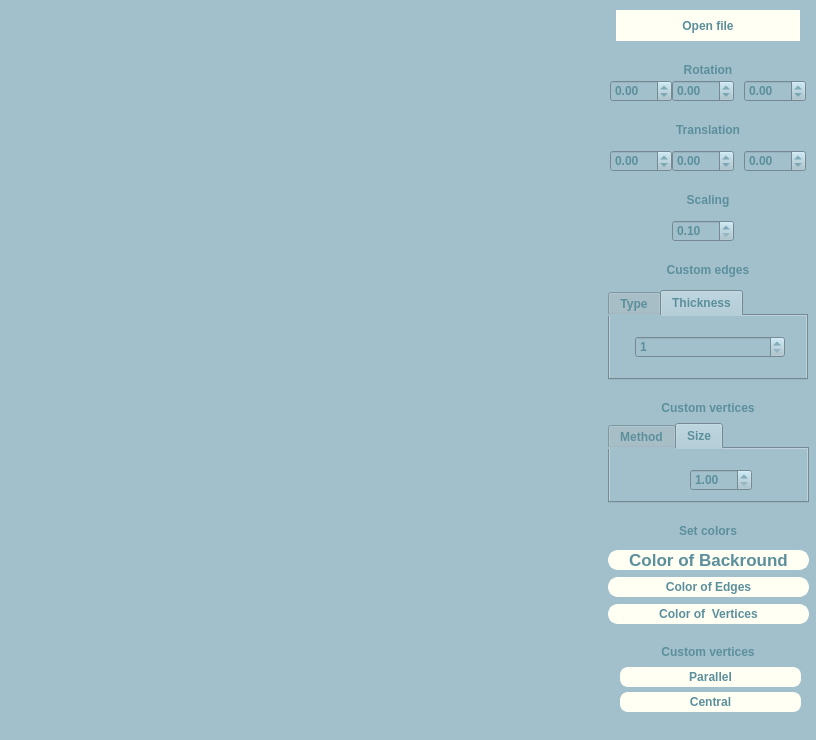
<?xml version="1.0" encoding="UTF-8"?>
<ui version="4.0">
 <class>MainWindow</class>
 <widget class="QMainWindow" name="MainWindow">
  <property name="geometry">
   <rect>
    <x>0</x>
    <y>0</y>
    <width>816</width>
    <height>740</height>
   </rect>
  </property>
  <property name="windowTitle">
   <string>MainWindow</string>
  </property>
  <property name="styleSheet">
   <string notr="true">QWidget{
color: rgb(91, 143, 155);
font-weight:600;
background-color: rgb(162, 192, 204);
}
</string>
  </property>
  <widget class="QWidget" name="centralwidget">
   <property name="styleSheet">
    <string notr="true"/>
   </property>
   <widget class="QPushButton" name="openFile">
    <property name="geometry">
     <rect>
      <x>616</x>
      <y>10</y>
      <width>184</width>
      <height>31</height>
     </rect>
    </property>
    <property name="styleSheet">
     <string notr="true">QPushButton {
   	border: 2px solid rgb(255,255,244);
	background-color:  rgb(255,255,244);
	color: rgb(91, 143, 155);

}</string>
    </property>
    <property name="text">
     <string>Open file</string>
    </property>
   </widget>
   <widget class="glView" name="view" native="true">
    <property name="geometry">
     <rect>
      <x>8</x>
      <y>8</y>
      <width>585</width>
      <height>702</height>
     </rect>
    </property>
   </widget>
   <widget class="QLabel" name="rotate">
    <property name="geometry">
     <rect>
      <x>616</x>
      <y>60</y>
      <width>184</width>
      <height>20</height>
     </rect>
    </property>
    <property name="font">
     <font>
      <bold>true</bold>
     </font>
    </property>
    <property name="text">
     <string>Rotation</string>
    </property>
    <property name="alignment">
     <set>Qt::AlignCenter</set>
    </property>
   </widget>
   <widget class="QLabel" name="translation">
    <property name="geometry">
     <rect>
      <x>616</x>
      <y>120</y>
      <width>184</width>
      <height>20</height>
     </rect>
    </property>
    <property name="font">
     <font>
      <bold>true</bold>
     </font>
    </property>
    <property name="text">
     <string>Translation</string>
    </property>
    <property name="alignment">
     <set>Qt::AlignCenter</set>
    </property>
   </widget>
   <widget class="QLabel" name="label_4">
    <property name="geometry">
     <rect>
      <x>616</x>
      <y>190</y>
      <width>184</width>
      <height>20</height>
     </rect>
    </property>
    <property name="font">
     <font>
      <bold>true</bold>
     </font>
    </property>
    <property name="text">
     <string>Scaling</string>
    </property>
    <property name="alignment">
     <set>Qt::AlignCenter</set>
    </property>
   </widget>
   <widget class="QDoubleSpinBox" name="rotation_xy">
    <property name="geometry">
     <rect>
      <x>610</x>
      <y>80</y>
      <width>62</width>
      <height>22</height>
     </rect>
    </property>
    <property name="minimum">
     <double>-360.000000000000000</double>
    </property>
    <property name="maximum">
     <double>360.000000000000000</double>
    </property>
    <property name="singleStep">
     <double>1.000000000000000</double>
    </property>
    <property name="stepType">
     <enum>QAbstractSpinBox::DefaultStepType</enum>
    </property>
   </widget>
   <widget class="QDoubleSpinBox" name="rotation_xz">
    <property name="geometry">
     <rect>
      <x>672</x>
      <y>80</y>
      <width>62</width>
      <height>22</height>
     </rect>
    </property>
    <property name="minimum">
     <double>-360.000000000000000</double>
    </property>
    <property name="maximum">
     <double>360.000000000000000</double>
    </property>
    <property name="singleStep">
     <double>1.000000000000000</double>
    </property>
    <property name="stepType">
     <enum>QAbstractSpinBox::DefaultStepType</enum>
    </property>
    <property name="value">
     <double>0.000000000000000</double>
    </property>
   </widget>
   <widget class="QDoubleSpinBox" name="rotation_yz">
    <property name="geometry">
     <rect>
      <x>744</x>
      <y>80</y>
      <width>62</width>
      <height>22</height>
     </rect>
    </property>
    <property name="minimum">
     <double>-360.000000000000000</double>
    </property>
    <property name="maximum">
     <double>360.000000000000000</double>
    </property>
    <property name="singleStep">
     <double>1.000000000000000</double>
    </property>
    <property name="stepType">
     <enum>QAbstractSpinBox::DefaultStepType</enum>
    </property>
   </widget>
   <widget class="QDoubleSpinBox" name="trans_x">
    <property name="geometry">
     <rect>
      <x>610</x>
      <y>150</y>
      <width>62</width>
      <height>22</height>
     </rect>
    </property>
    <property name="minimum">
     <double>-2.000000000000000</double>
    </property>
    <property name="maximum">
     <double>2.000000000000000</double>
    </property>
    <property name="singleStep">
     <double>0.500000000000000</double>
    </property>
    <property name="stepType">
     <enum>QAbstractSpinBox::AdaptiveDecimalStepType</enum>
    </property>
   </widget>
   <widget class="QDoubleSpinBox" name="trans_y">
    <property name="geometry">
     <rect>
      <x>672</x>
      <y>150</y>
      <width>62</width>
      <height>22</height>
     </rect>
    </property>
    <property name="minimum">
     <double>-2.000000000000000</double>
    </property>
    <property name="maximum">
     <double>2.000000000000000</double>
    </property>
    <property name="singleStep">
     <double>0.500000000000000</double>
    </property>
    <property name="stepType">
     <enum>QAbstractSpinBox::AdaptiveDecimalStepType</enum>
    </property>
   </widget>
   <widget class="QDoubleSpinBox" name="trans_z">
    <property name="geometry">
     <rect>
      <x>744</x>
      <y>150</y>
      <width>62</width>
      <height>22</height>
     </rect>
    </property>
    <property name="minimum">
     <double>-2.000000000000000</double>
    </property>
    <property name="maximum">
     <double>2.000000000000000</double>
    </property>
    <property name="singleStep">
     <double>0.500000000000000</double>
    </property>
    <property name="stepType">
     <enum>QAbstractSpinBox::AdaptiveDecimalStepType</enum>
    </property>
   </widget>
   <widget class="QDoubleSpinBox" name="scale">
    <property name="geometry">
     <rect>
      <x>672</x>
      <y>220</y>
      <width>62</width>
      <height>22</height>
     </rect>
    </property>
    <property name="decimals">
     <number>2</number>
    </property>
    <property name="minimum">
     <double>0.100000000000000</double>
    </property>
    <property name="maximum">
     <double>10.000000000000000</double>
    </property>
    <property name="singleStep">
     <double>0.500000000000000</double>
    </property>
    <property name="stepType">
     <enum>QAbstractSpinBox::AdaptiveDecimalStepType</enum>
    </property>
   </widget>
   <widget class="QTabWidget" name="custom_edges">
    <property name="geometry">
     <rect>
      <x>608</x>
      <y>290</y>
      <width>200</width>
      <height>90</height>
     </rect>
    </property>
    <property name="currentIndex">
     <number>1</number>
    </property>
    <widget class="QWidget" name="type">
     <attribute name="title">
      <string>Type</string>
     </attribute>
     <widget class="QRadioButton" name="solid_edge">
      <property name="geometry">
       <rect>
        <x>10</x>
        <y>10</y>
        <width>61</width>
        <height>20</height>
       </rect>
      </property>
      <property name="text">
       <string>Solid</string>
      </property>
     </widget>
     <widget class="QRadioButton" name="dashed_edge">
      <property name="geometry">
       <rect>
        <x>10</x>
        <y>30</y>
        <width>80</width>
        <height>20</height>
       </rect>
      </property>
      <property name="text">
       <string>Dashed</string>
      </property>
     </widget>
    </widget>
    <widget class="QWidget" name="thikness_edge">
     <attribute name="title">
      <string>Thickness</string>
     </attribute>
     <widget class="QSpinBox" name="thickness_edge">
      <property name="geometry">
       <rect>
        <x>25</x>
        <y>20</y>
        <width>150</width>
        <height>22</height>
       </rect>
      </property>
      <property name="minimum">
       <number>1</number>
      </property>
      <property name="maximum">
       <number>25</number>
      </property>
     </widget>
    </widget>
   </widget>
   <widget class="QLabel" name="label_5">
    <property name="geometry">
     <rect>
      <x>616</x>
      <y>260</y>
      <width>184</width>
      <height>20</height>
     </rect>
    </property>
    <property name="font">
     <font>
      <bold>true</bold>
     </font>
    </property>
    <property name="text">
     <string>Custom edges</string>
    </property>
    <property name="alignment">
     <set>Qt::AlignCenter</set>
    </property>
   </widget>
   <widget class="QLabel" name="label_6">
    <property name="geometry">
     <rect>
      <x>616</x>
      <y>398</y>
      <width>184</width>
      <height>20</height>
     </rect>
    </property>
    <property name="font">
     <font>
      <bold>true</bold>
     </font>
    </property>
    <property name="text">
     <string>Custom vertices</string>
    </property>
    <property name="alignment">
     <set>Qt::AlignCenter</set>
    </property>
   </widget>
   <widget class="QTabWidget" name="custom_vertices">
    <property name="geometry">
     <rect>
      <x>608</x>
      <y>423</y>
      <width>201</width>
      <height>80</height>
     </rect>
    </property>
    <property name="currentIndex">
     <number>1</number>
    </property>
    <widget class="QWidget" name="merhod_vert">
     <attribute name="title">
      <string>Method</string>
     </attribute>
     <widget class="QRadioButton" name="none_point">
      <property name="geometry">
       <rect>
        <x>0</x>
        <y>15</y>
        <width>61</width>
        <height>20</height>
       </rect>
      </property>
      <property name="text">
       <string>None</string>
      </property>
     </widget>
     <widget class="QRadioButton" name="circle_point">
      <property name="geometry">
       <rect>
        <x>60</x>
        <y>15</y>
        <width>61</width>
        <height>20</height>
       </rect>
      </property>
      <property name="text">
       <string>Circle</string>
      </property>
     </widget>
     <widget class="QRadioButton" name="square_point">
      <property name="geometry">
       <rect>
        <x>123</x>
        <y>15</y>
        <width>71</width>
        <height>20</height>
       </rect>
      </property>
      <property name="text">
       <string>Square</string>
      </property>
     </widget>
    </widget>
    <widget class="QWidget" name="size_vert">
     <attribute name="title">
      <string>Size</string>
     </attribute>
     <widget class="QDoubleSpinBox" name="size_point">
      <property name="geometry">
       <rect>
        <x>80</x>
        <y>20</y>
        <width>62</width>
        <height>22</height>
       </rect>
      </property>
      <property name="minimum">
       <double>1.000000000000000</double>
      </property>
      <property name="maximum">
       <double>50.000000000000000</double>
      </property>
     </widget>
    </widget>
   </widget>
   <widget class="QLabel" name="label_7">
    <property name="geometry">
     <rect>
      <x>616</x>
      <y>521</y>
      <width>184</width>
      <height>20</height>
     </rect>
    </property>
    <property name="font">
     <font>
      <bold>true</bold>
     </font>
    </property>
    <property name="text">
     <string>Set colors</string>
    </property>
    <property name="alignment">
     <set>Qt::AlignCenter</set>
    </property>
   </widget>
   <widget class="QLabel" name="label">
    <property name="geometry">
     <rect>
      <x>0</x>
      <y>710</y>
      <width>600</width>
      <height>30</height>
     </rect>
    </property>
    <property name="font">
     <font>
      <pointsize>14</pointsize>
      <bold>true</bold>
     </font>
    </property>
    <property name="text">
     <string/>
    </property>
    <property name="alignment">
     <set>Qt::AlignCenter</set>
    </property>
   </widget>
   <widget class="QPushButton" name="colorback">
    <property name="geometry">
     <rect>
      <x>608</x>
      <y>550</y>
      <width>201</width>
      <height>20</height>
     </rect>
    </property>
    <property name="font">
     <font>
      <pointsize>13</pointsize>
      <bold>true</bold>
     </font>
    </property>
    <property name="styleSheet">
     <string notr="true">QPushButton {

  	border: 2px solid rgb(255,255,244);
	background-color:  rgb(255,255,244);
    border-width: 2px;
    border-radius: 10px;
}</string>
    </property>
    <property name="text">
     <string>Color of Backround</string>
    </property>
   </widget>
   <widget class="QPushButton" name="coloredge">
    <property name="geometry">
     <rect>
      <x>608</x>
      <y>577</y>
      <width>201</width>
      <height>20</height>
     </rect>
    </property>
    <property name="styleSheet">
     <string notr="true">QPushButton {
  	border: 2px solid rgb(255,255,244);
	background-color:  rgb(255,255,244);
    border-width: 2px;
    border-radius: 10px;

}</string>
    </property>
    <property name="text">
     <string>Color of Edges</string>
    </property>
   </widget>
   <widget class="QPushButton" name="colorvert">
    <property name="geometry">
     <rect>
      <x>608</x>
      <y>604</y>
      <width>201</width>
      <height>20</height>
     </rect>
    </property>
    <property name="styleSheet">
     <string notr="true">QPushButton {
  	border: 2px solid rgb(255,255,244);
	background-color:  rgb(255,255,244);
    border-width: 2px;
    border-radius: 10px;
}</string>
    </property>
    <property name="text">
     <string>Color of  Vertices</string>
    </property>
   </widget>
   <widget class="QPushButton" name="parallel">
    <property name="geometry">
     <rect>
      <x>620</x>
      <y>667</y>
      <width>181</width>
      <height>20</height>
     </rect>
    </property>
    <property name="styleSheet">
     <string notr="true">QPushButton {
  	border: 2px solid rgb(255,255,244);
	background-color:  rgb(255,255,244);
    border-width: 2px;
    border-radius: 8px;
}</string>
    </property>
    <property name="text">
     <string>Parallel</string>
    </property>
   </widget>
   <widget class="QLabel" name="label_8">
    <property name="geometry">
     <rect>
      <x>616</x>
      <y>642</y>
      <width>184</width>
      <height>20</height>
     </rect>
    </property>
    <property name="font">
     <font>
      <bold>true</bold>
     </font>
    </property>
    <property name="text">
     <string>Custom vertices</string>
    </property>
    <property name="alignment">
     <set>Qt::AlignCenter</set>
    </property>
   </widget>
   <widget class="QPushButton" name="central">
    <property name="geometry">
     <rect>
      <x>620</x>
      <y>692</y>
      <width>181</width>
      <height>20</height>
     </rect>
    </property>
    <property name="styleSheet">
     <string notr="true">QPushButton {

  	border: 2px solid rgb(255,255,244);
	background-color:  rgb(255,255,244);
    border-width: 2px;
    border-radius: 8px;
}</string>
    </property>
    <property name="text">
     <string>Central</string>
    </property>
   </widget>
  </widget>
 </widget>
 <customwidgets>
  <customwidget>
   <class>glView</class>
   <extends>QWidget</extends>
   <header location="global">glview.h</header>
   <container>1</container>
  </customwidget>
 </customwidgets>
 <resources/>
 <connections/>
</ui>
